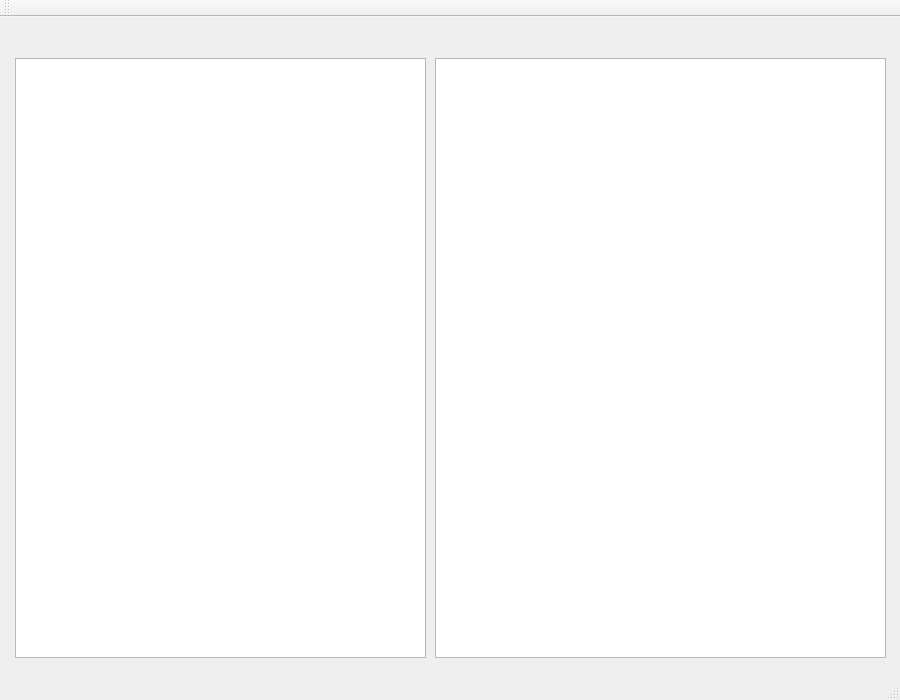
<?xml version="1.0" encoding="UTF-8"?>
<ui version="4.0">
 <class>MainWindow</class>
 <widget class="QMainWindow" name="MainWindow">
  <property name="geometry">
   <rect>
    <x>0</x>
    <y>0</y>
    <width>900</width>
    <height>700</height>
   </rect>
  </property>
  <property name="windowTitle">
   <string>File Manager</string>
  </property>
  <widget class="QWidget" name="centralWidget">
   <widget class="QTreeView" name="treeView">
    <property name="geometry">
     <rect>
      <x>15</x>
      <y>41</y>
      <width>411</width>
      <height>600</height>
     </rect>
    </property>
   </widget>
   <widget class="QListView" name="listView">
    <property name="geometry">
     <rect>
      <x>435</x>
      <y>41</y>
      <width>451</width>
      <height>600</height>
     </rect>
    </property>
   </widget>
  </widget>
  <widget class="QMenuBar" name="menuBar">
   <property name="geometry">
    <rect>
     <x>0</x>
     <y>0</y>
     <width>900</width>
     <height>17</height>
    </rect>
   </property>
  </widget>
  <widget class="QToolBar" name="mainToolBar">
   <attribute name="toolBarArea">
    <enum>TopToolBarArea</enum>
   </attribute>
   <attribute name="toolBarBreak">
    <bool>false</bool>
   </attribute>
  </widget>
  <widget class="QStatusBar" name="statusBar"/>
 </widget>
 <layoutdefault spacing="6" margin="11"/>
 <resources/>
 <connections/>
</ui>
